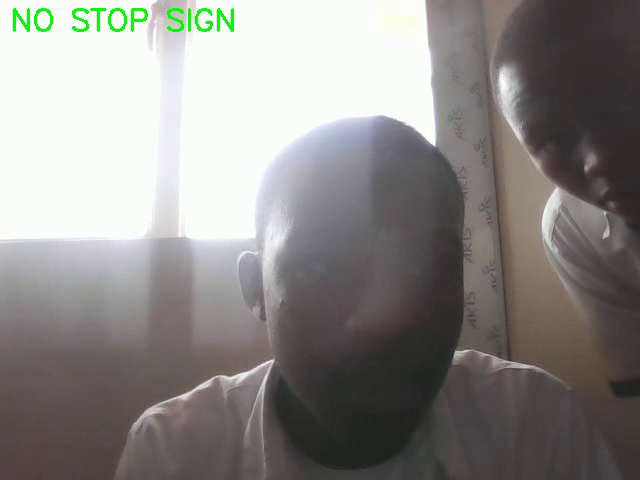
#> input picture frame 22 of stop_sign_videos/out/detected_output_screenshot.avi, 640 x 480 px, given in place of the camera
$ python stop_sign_detection_screen_shots.py
#> lines starting #> are read from the running program, lines starting #| are printed output that depends on the picture; after the words box and inside, x2 and y2 are one past the last pixel; in counts of white or black regions, pixels touching at a corner belong together
import cv2
import numpy as np
import time
import os
import logging
# import serial  # Commented out as no Arduino is available

def setup_logging():
    """Configure logging to file with timestamps."""
    os.makedirs('logs', exist_ok=True)
    logging.basicConfig(
        filename='logs/stop_sign.log',
        level=logging.INFO,
        format='%(asctime)s - %(message)s',
        datefmt='%Y-%m-%d %H:%M:%S.%f'
    )
    logging.info("Program started")

def crop_frame(image):
    """Crop the top two-thirds of the image to focus on the relevant area."""
    if len(image.shape) == 3:
        height, length, _ = image.shape
    else:
        height, length = image.shape
    return image[0: height//3*2, 0: length]

def prompt_for_screenshot():
    """Prompt user to prepare a stop sign screenshot."""
    print("No physical stop sign detected. Please follow these steps:")
    print("1. Find an image of a stop sign online (e.g., Google Images).")
    print("2. Take a screenshot of the stop sign image.")
    print("3. Display the screenshot on your screen (e.g., open in an image viewer).")
    print("4. Point your webcam at the screenshot during testing.")
    print("Press any key to continue when ready...")
    input()

def main():
    setup_logging()

    # Prompt for screenshot
    prompt_for_screenshot()

    # Commented out serial communication for testing without Arduino
    """
    try:
        ser = serial.Serial('COM3', 9600, timeout=1)  # Windows: 'COM3', Linux: '/dev/ttyUSB0'
        time.sleep(2)  # Allow time for serial connection to stabilize
    except serial.SerialException as e:
        print(f"Error opening serial port: {e}")
        logging.error(f"Error opening serial port: {e}")
        return
    """

    # Load stop sign cascade classifier
    stop_sign_cascade = cv2.CascadeClassifier('stop_sign_classifier_2.xml')
    if stop_sign_cascade.empty():
        print("Error: Could not load stop sign classifier.")
        logging.error("Could not load stop sign classifier")
        # ser.close()
        return

    # Initialize webcam
    cap = cv2.VideoCapture(0)
    if not cap.isOpened():
        print("Error: Could not open webcam.")
        logging.error("Could not open webcam")
        # ser.close()
        return

    # Get frame dimensions for video writer
    width = int(cap.get(cv2.CAP_PROP_FRAME_WIDTH))
    height = int(cap.get(cv2.CAP_PROP_FRAME_HEIGHT))

    # Initialize video writer
    os.makedirs('stop_sign_videos/out', exist_ok=True)
    fourcc = cv2.VideoWriter_fourcc(*'XVID')
    video = cv2.VideoWriter('stop_sign_videos/out/detected_output_screenshot.avi', fourcc, 20, (width, height))

    # Create display window
    cv2.namedWindow('Stop Sign Detection', cv2.WINDOW_NORMAL)
    cv2.resizeWindow('Stop Sign Detection', 640, 480)

    last_detection_time = 0
    send_stop = False

    while cap.isOpened():
        ret, frame = cap.read()
#> frame is the input picture: shape (480, 640, 3); mean B, G, R 135.1, 137.3, 140.3
        if not ret:
            print("Error: Could not read frame from webcam.")
            logging.error("Could not read frame from webcam")
            break

        # Crop frame to focus on top two-thirds
        cropped_frame = crop_frame(frame)
#> in crop_frame, `return image[0: height//3*2, 0: length]`:
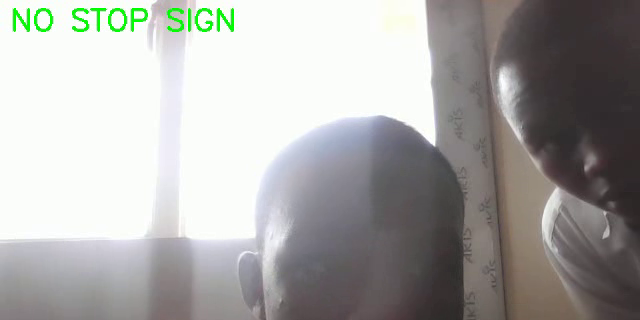
#> returned value: shape (320, 640, 3); mean of channels 0, 1, 2 166.1, 168.2, 168.8; drawn as B, G, R

        # Preprocess frame: blur and convert to grayscale
        img_filter = cv2.GaussianBlur(cropped_frame, (5, 5), 0)
        gray_filtered = cv2.cvtColor(img_filter, cv2.COLOR_BGR2GRAY)
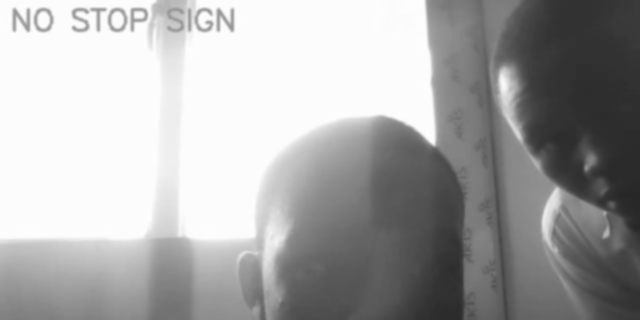
#> gray_filtered: shape (320, 640); min 38, max 254, mean 168.1

        # Detect stop signs
        stop_signs = stop_sign_cascade.detectMultiScale(
            gray_filtered,
            scaleFactor=1.05,
            minNeighbors=15,
            minSize=(30, 30)
        )
#> stop_signs = ()

        # Handle key presses
        key = cv2.waitKey(1) & 0xFF
#> (key Esc is pressed here)
        fake_stop_triggered = (key == ord('f'))

        # Handle stop sign detection and testing feedback
        current_time = time.time()
        if (len(stop_signs) > 0 or fake_stop_triggered) and not send_stop:
            # Draw rectangles around detected stop signs (if any)
            for (x, y, w, h) in stop_signs:
                cv2.rectangle(frame, (x, y), (x+w, y+h), (255, 255, 0), 3)

            # Simulate sending '1' with print and on-screen text
            status = "STOP DETECTED (FAKE)" if fake_stop_triggered else "STOP DETECTED"
            print(status)
            logging.info(status)
            # ser.write(b'1')  # Commented out
            cv2.putText(frame, status, (10, 30), cv2.FONT_HERSHEY_SIMPLEX, 1, (0, 0, 255), 2)
            last_detection_time = current_time
            send_stop = True
        else:
            # Check if 3 seconds have passed since last detection
            if send_stop and (current_time - last_detection_time >= 3):
                print("MOVING")
                logging.info("MOVING")
                # ser.write(b'0')  # Commented out
                cv2.putText(frame, "NO STOP SIGN", (10, 30), cv2.FONT_HERSHEY_SIMPLEX, 1, (0, 255, 0), 2)
                send_stop = False
            # If no stop sign or after 3 seconds, show moving
            elif not send_stop:
                print("MOVING")
                # logging.info("MOVING")  # Avoid flooding log with MOVING
                # ser.write(b'0')  # Commented out
                cv2.putText(frame, "NO STOP SIGN", (10, 30), cv2.FONT_HERSHEY_SIMPLEX, 1, (0, 255, 0), 2)
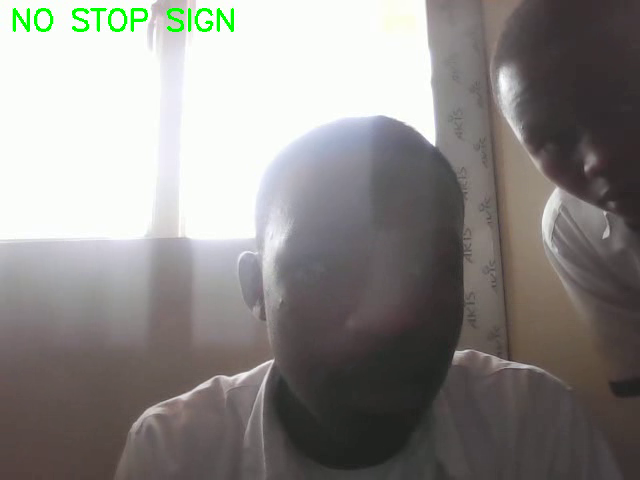
#> frame: shape (480, 640, 3); 0.46% of pixels changed, all inside (x1, y1, x2, y2) = (13, 8, 234, 32)

        # Write frame to output video
        video.write(frame)

        # Display frame
        cv2.imshow('Stop Sign Detection', frame)

        # Exit on ESC key
        if key == 27:
            break

    # Cleanup
    logging.info("Program stopped")
    video.release()
    cap.release()
    # ser.close()  # Commented out
    cv2.destroyAllWindows()

if __name__ == '__main__':
    main()

$ run again, starting later in the video
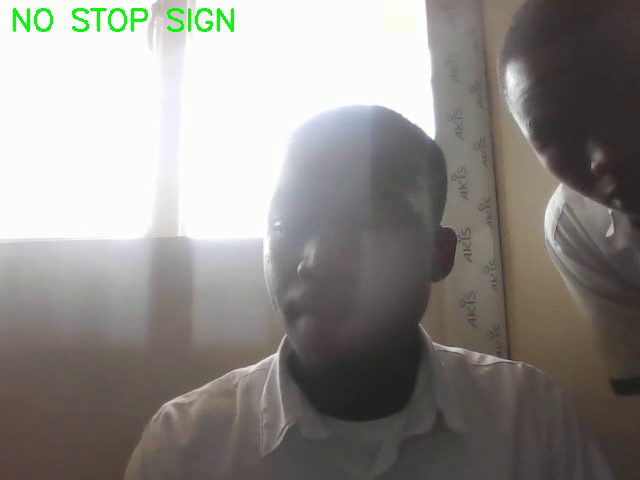
#> input picture frame 100 of stop_sign_videos/out/detected_output_screenshot.avi, 640 x 480 px, given in place of the camera
#> in main, frame is the input picture: shape (480, 640, 3); mean B, G, R 135.1, 139.7, 142.2
#> in main, `gray_filtered = cv2.cvtColor(img_filter, cv2.COLOR_BGR2GRAY)`:
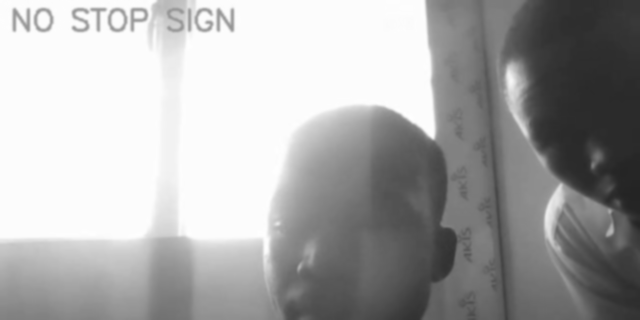
#> gray_filtered: shape (320, 640); min 36, max 255, mean 168.9
#> stop_signs = ()
#> in main, `cv2.putText(frame, "NO STOP SIGN", (10, 30), cv2.FONT_HERSHEY_SIMPLEX,..`:
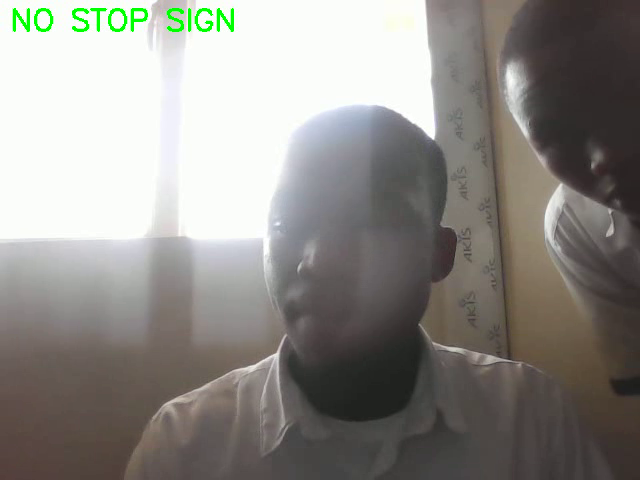
#> frame: shape (480, 640, 3); 0.45% of pixels changed, all inside (x1, y1, x2, y2) = (13, 8, 234, 32)

$ run again, starting later in the video
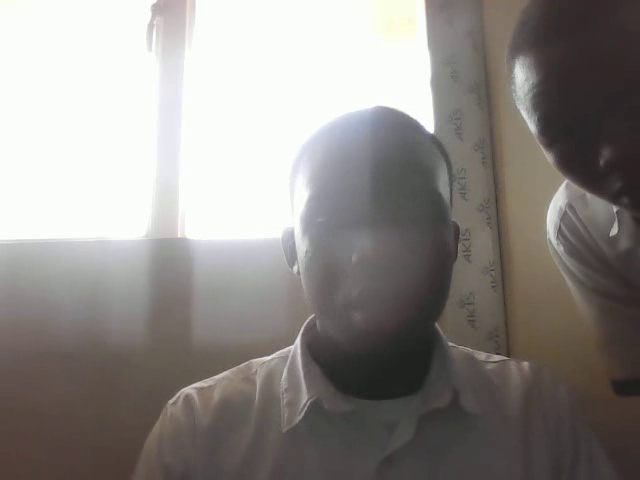
#> input picture frame 178 of stop_sign_videos/out/detected_output_screenshot.avi, 640 x 480 px, given in place of the camera
#> in main, frame is the input picture: shape (480, 640, 3); mean B, G, R 135.1, 138.5, 142.6
#> in main, `gray_filtered = cv2.cvtColor(img_filter, cv2.COLOR_BGR2GRAY)`:
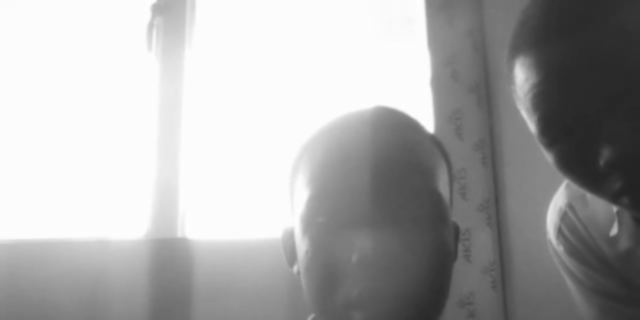
#> gray_filtered: shape (320, 640); min 35, max 254, mean 169.6
#> stop_signs = ()
#> in main, `cv2.putText(frame, "NO STOP SIGN", (10, 30), cv2.FONT_HERSHEY_SIMPLEX,..`:
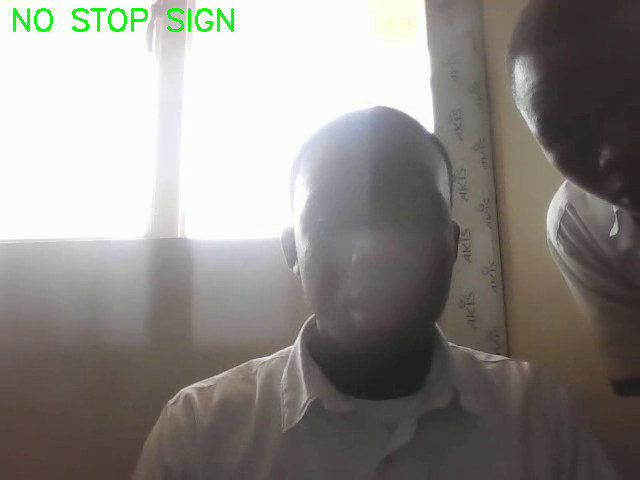
#> frame: shape (480, 640, 3); 0.52% of pixels changed, all inside (x1, y1, x2, y2) = (13, 8, 234, 32)
